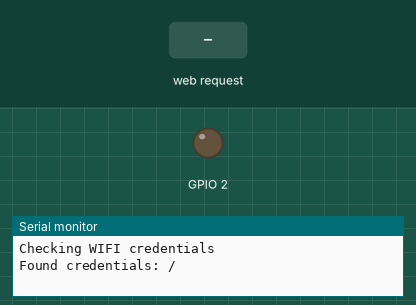
Bench run of a sketch on a simulated ESP32. On the bench: output pins drawn as LEDs (lit = HIGH), the last lines printed to the serial monitor. The test bench sets the inputs (shaded band). EEPROM starts erased. At 9.2 s the program restarts the board; the recording ends there.

Above: at 0.1 s.
At 6.0 s:
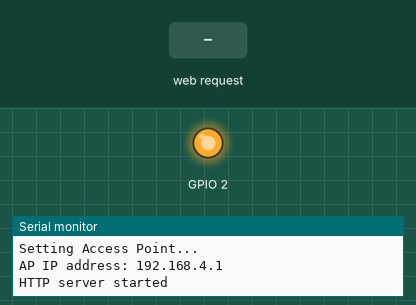
6.1 s: HTTP request GET /?ssid=1&password=1 received
Timing chart, 0 to 9.1 s (numbered marks = the images above; inputs shaded):
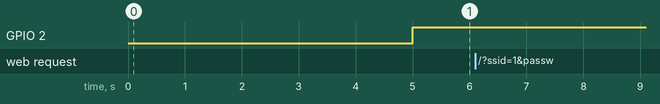

The sketch:

wifi_manager.ino
```cpp
// Simple WiFi Manager for PLUX project.
// Not completely copy-pasted; I copied the contents from the other files in the repo into one.
// In the actual code, I'm going to simplify this down quite a bit.
// - James
// Source: https://github.com/kurimawxx00/wifi-manager

#include "EEPROM.h"
#include <WebServer.h>

// WiFi login page in HTML
const char INDEX_HTML[] =
"<!DOCTYPE HTML>"
"<html>"
"<head>"
"<meta content=\"text/html; charset=ISO-8859-1\""
" http-equiv=\"content-type\">"
"<meta name = \"viewport\" content = \"width = device-width, initial-scale = 1.0, maximum-scale = 1.0, user-scalable=0\">"
"<title>ESP8266 Web Form Demo</title>"
"<style>"
"\"body { background-color: #808080; font-family: Arial, Helvetica, Sans-Serif; Color: #000000; text-align:center;}\""
"</style>"
"</head>"
"<body>"
"<h3>Enter your WiFi credentials</h3>"
"<form action=\"/\" method=\"post\">"
"<p>"
"<label>SSID:&nbsp;</label>"
"<input maxlength=\"30\" name=\"ssid\"><br>"
"<label>Key:&nbsp;&nbsp;&nbsp;&nbsp;</label><input maxlength=\"30\" name=\"password\"><br>"
"<input type=\"submit\" value=\"Save\">"
"</p>"
"</form>"
"</body>"
"</html>";

// Web server constructor using port 80
WebServer server(80);

void setup() {
  pinMode(2, OUTPUT);
  pinMode(15,INPUT); //for resetting WiFi creds
  EEPROM.begin(400);
  Serial.begin(115200);
  if(!CheckWIFICreds()){
    Serial.println("No WIFI credentials stored in memory. Loading form...");
    digitalWrite(2,HIGH);
    while(loadWIFICredsForm());
  }
}

void loop() {
  if(digitalRead(15) == HIGH){
    Serial.println("Wiping WiFi credentials from memory...");
    wipeEEPROM();
    while(loadWIFICredsForm());
  }
  digitalWrite(2,HIGH);
  delay(1000);
  digitalWrite(2,LOW);
  delay(1000);
}

void wipeEEPROM(){
  for(int i=0;i<400;i++){
    EEPROM.writeByte(i,0);
  }
  EEPROM.commit();
}

/*
 * Function to handle unknown URLs
 */
void handleNotFound() {
  String message = "File Not Found\n\n";
  message += "URI: ";
  message += server.uri();
  message += "\nMethod: ";
  message += (server.method() == HTTP_GET) ? "GET" : "POST";
  message += "\nArguments: ";
  message += server.args();
  message += "\n";
  for (uint8_t i = 0; i < server.args(); i++) {
    message += " " + server.argName(i) + ": " + server.arg(i) + "\n";
  }
  server.send(404, "text/plain", message);
}

/*
 * Function for writing WiFi creds to EEPROM
 * Returns: true if save successful, false if unsuccessful
 */
bool writeToMemory(String ssid, String pass){
  char buff1[30];
  char buff2[30];
  ssid.toCharArray(buff1,30);
  pass.toCharArray(buff2,30);
  EEPROM.writeString(100,buff1);
  EEPROM.writeString(200,buff2);
  delay(100);
  String s = EEPROM.readString(100);
  String p = EEPROM.readString(200);
  //#if DEBUG
  Serial.print("Stored SSID, password, are: ");
  Serial.print(s);
  Serial.print(" / ");
  Serial.print(p);
  //#endif
  if(ssid == s && pass == p){
    return true;
  }else{
    return false;
  }
}


/*
 * Function for handling form
 */
void handleSubmit(){
  String response_success="<h1>Success</h1>";
  response_success +="<h2>Device will restart in 3 seconds</h2>";

  String response_error="<h1>Error</h1>";
  response_error +="<h2><a href='/'>Go back</a>to try again";

  if(writeToMemory(String(server.arg("ssid")),String(server.arg("password")))){
     server.send(200, "text/html", response_success);
     EEPROM.commit();
     delay(3000);
     ESP.restart();
  }else{
     server.send(200, "text/html", response_error);
  }
}

/*
 * Function for home page
 */
void handleRoot() {
  if (server.hasArg("ssid")&& server.hasArg("password")) {
    handleSubmit();
  }
  else {
    server.send(200, "text/html", INDEX_HTML);
  }
}

/*
 * Function for loading form
 * Returns: false if no WiFi creds in EEPROM
 */
bool loadWIFICredsForm(){
  String s = EEPROM.readString(100);
  String p = EEPROM.readString(200);

  const char* ssid     = "ESP32 WiFi Manager";
  const char* password = "12345678";

  Serial.println("Setting Access Point...");

  WiFi.softAP(ssid, password);

  IPAddress IP = WiFi.softAPIP();

  Serial.print("AP IP address: ");
  Serial.println(IP);

  server.on("/", handleRoot);

  server.onNotFound(handleNotFound);

  server.begin();

  Serial.println("HTTP server started");

  while(s.length() <= 0 && p.length() <= 0){
    server.handleClient();
    delay(100);
  }

  return false;
}

/*
 * Function checking WiFi creds in memory
 * Returns: true if not empty, false if empty
 */
bool CheckWIFICreds(){
  Serial.println("Checking WIFI credentials");
  String s = EEPROM.readString(100);
  String p = EEPROM.readString(200);
  //#if DEBUG
  Serial.print("Found credentials: ");
  Serial.print(s);
  Serial.print("/");
  Serial.print(p);
  delay(5000);
  //#endif
  if(s.length() > 0 && p.length() > 0){
    return true;
  }else{
    return false;
  }
}
```
